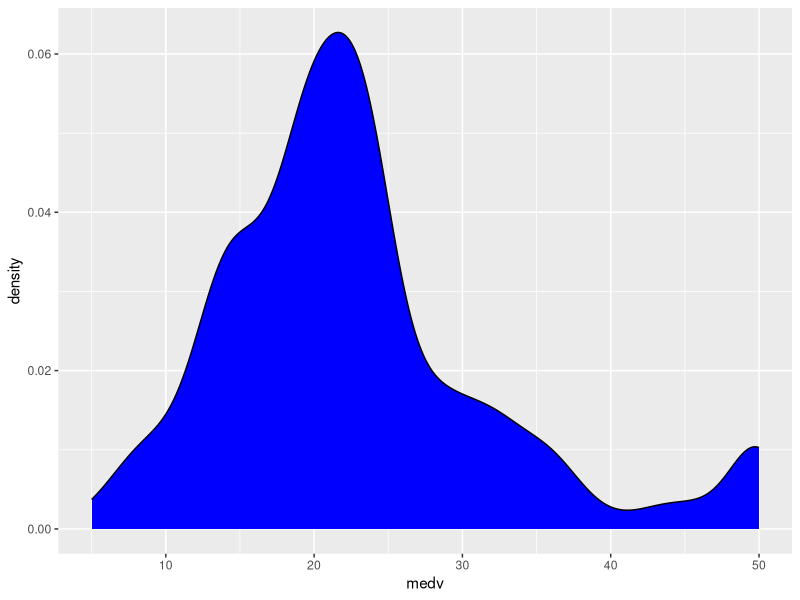
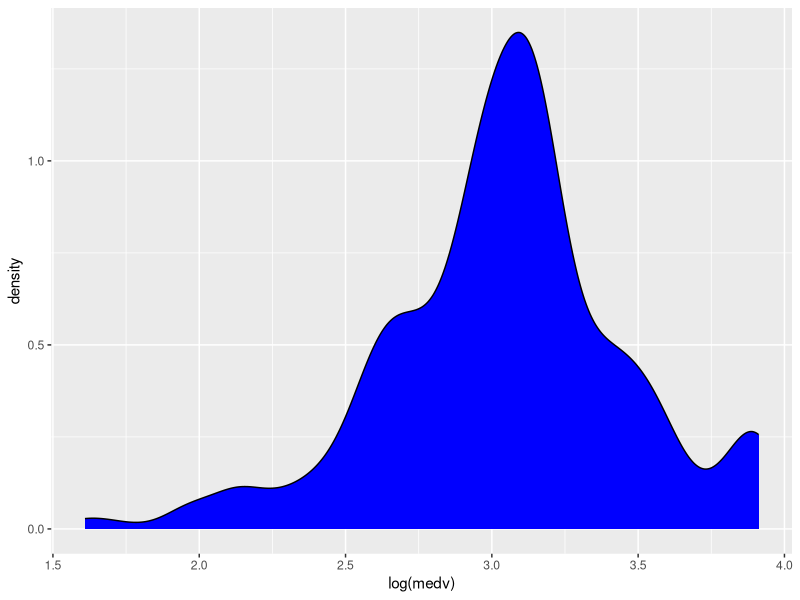
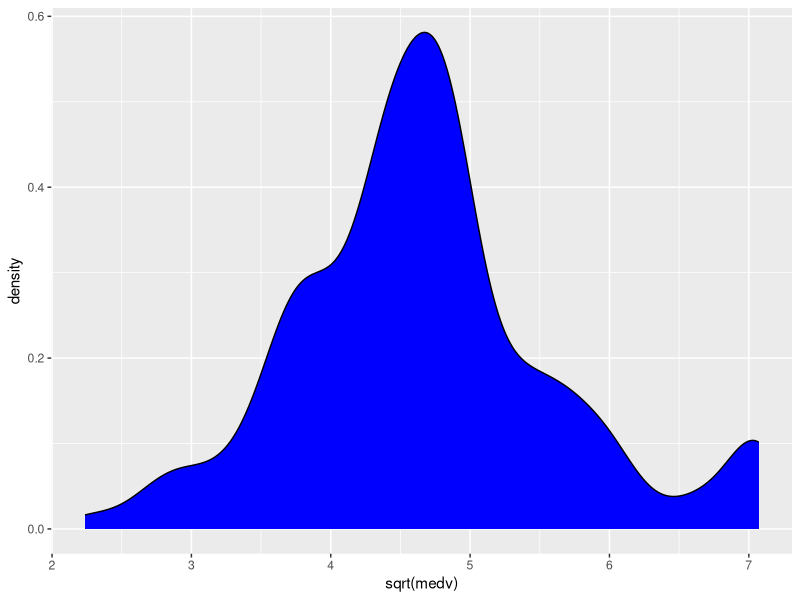
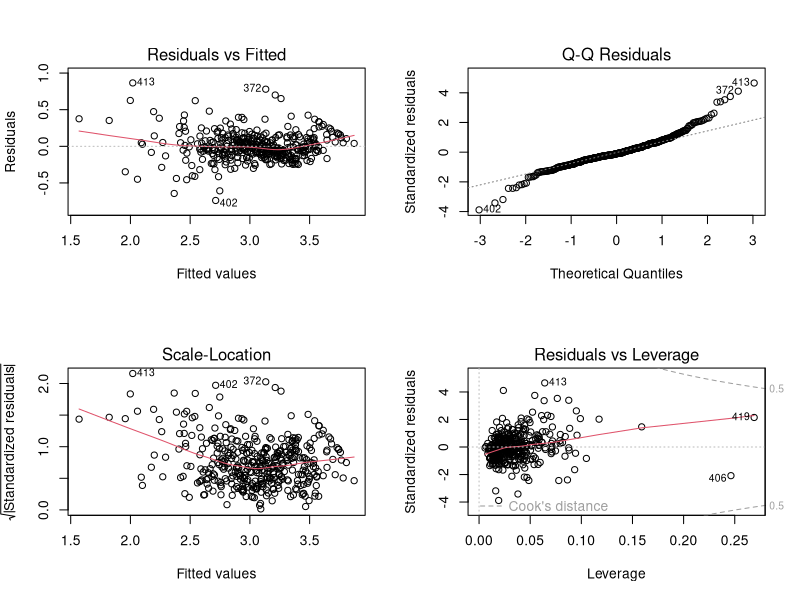
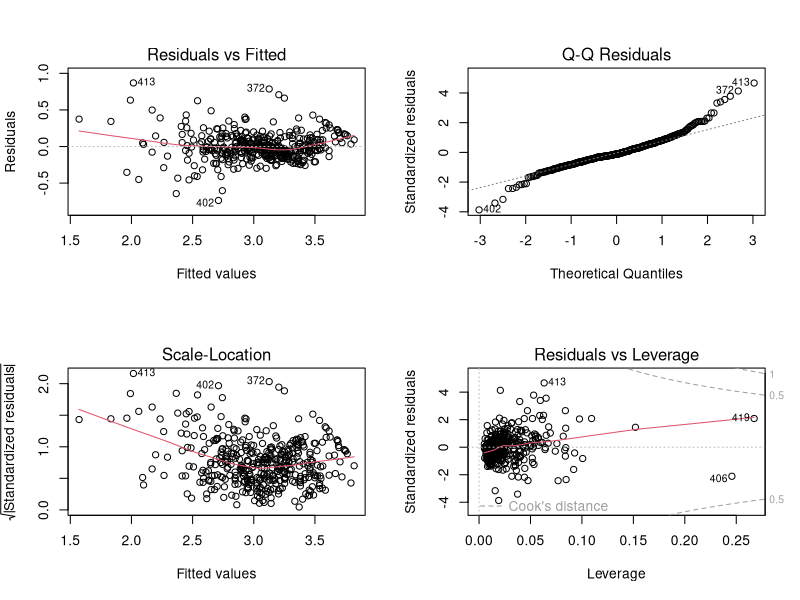
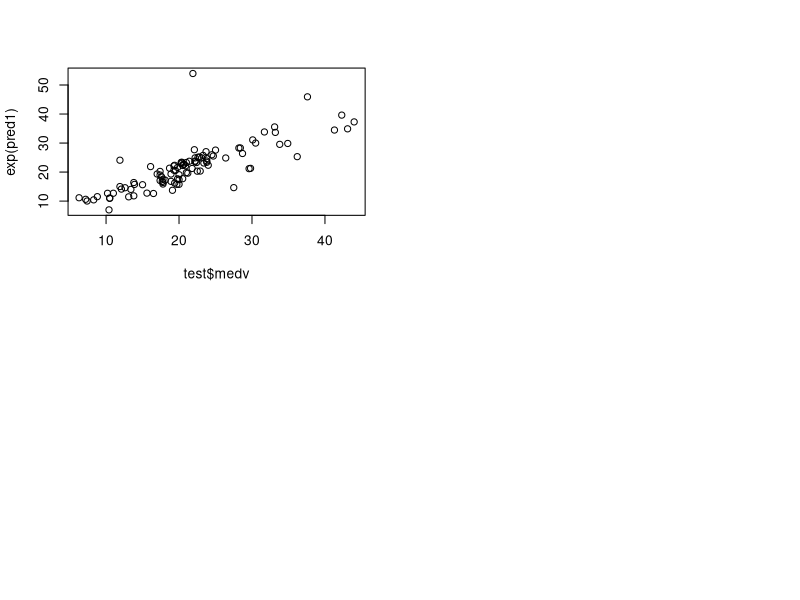

Write R code to recreate these figures, in order.
library(MASS)
library(ggplot2)
attach(Boston)
names(Boston)

#Split train-test data by 80-20
set.seed(1)
row.number <- sample(1:nrow(Boston), 0.8 * nrow(Boston))
train <- Boston[row.number,]
test <- Boston[-row.number,]

#Explore the dependent variables
ggplot(train, aes(medv)) +
  geom_density(fill = "blue")
ggplot(train, aes(log(medv))) + 
  geom_density(fill = "blue")
ggplot(train, aes(sqrt(medv))) +
  geom_density(fill = "blue")

#Building Model1 with all the variables
model1 <- lm(log(medv) ~ ., data = train)
summary(model1)

par(mfrow = c(2,2))
plot(model1)
  #Interpret Model1
  #F-statistic=115.1>>1 & p-value << 0: There's a relationship between Dependent & Independent variables 
  #p-value on each var: Small p-val <=> significant
  #R-squared val closer to 1 <=> explain more

#Building Model2 remove insignificant variables
model2 <- lm(log(medv) ~ .-zn-indus-age, data = train)
summary(model2)

par(mfrow = c(2,2))
plot(model2)

#Building Model3 with non-linearity
model3 = lm(log(medv)~crim+chas+nox+rm+dis+rad+tax+ptratio+
              black+lstat+ I(crim^2)+ I(chas^2)+I(nox^2)+ I(rm^2)+ I(dis^2)+ 
              I(rad^2)+ I(tax^2)+ I(ptratio^2)+ I(black^2)+ I(lstat^2), data=train)
summary(model3)

#Update Model3 by removing non-necessary variables
model4=update(model3, ~.-nox-rad-tax-I(crim^2)-I(chas^2)-I(rad^2)-
                I(tax^2)-I(ptratio^2)-I(black^2))
summary(model4)

#Predict test using Model4
pred1 <- predict(model4, newdata = test)
plot(test$medv, exp(pred1))
